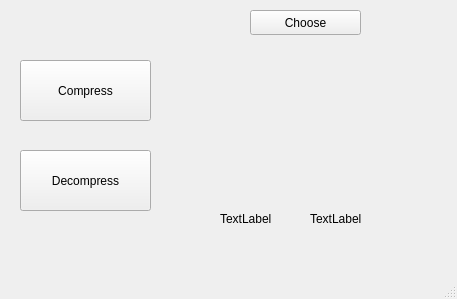
<?xml version="1.0" encoding="UTF-8"?>
<ui version="4.0">
 <class>MainWindow</class>
 <widget class="QMainWindow" name="MainWindow">
  <property name="geometry">
   <rect>
    <x>0</x>
    <y>0</y>
    <width>457</width>
    <height>299</height>
   </rect>
  </property>
  <property name="windowTitle">
   <string>MainWindow</string>
  </property>
  <widget class="QWidget" name="centralwidget">
   <widget class="QPushButton" name="pushButton_2">
    <property name="geometry">
     <rect>
      <x>20</x>
      <y>60</y>
      <width>131</width>
      <height>61</height>
     </rect>
    </property>
    <property name="text">
     <string>Compress</string>
    </property>
   </widget>
   <widget class="QPushButton" name="pushButton_3">
    <property name="geometry">
     <rect>
      <x>20</x>
      <y>150</y>
      <width>131</width>
      <height>61</height>
     </rect>
    </property>
    <property name="text">
     <string>Decompress</string>
    </property>
   </widget>
   <widget class="QLabel" name="label_2">
    <property name="geometry">
     <rect>
      <x>310</x>
      <y>210</y>
      <width>71</width>
      <height>17</height>
     </rect>
    </property>
    <property name="text">
     <string>TextLabel</string>
    </property>
   </widget>
   <widget class="QLabel" name="label">
    <property name="geometry">
     <rect>
      <x>170</x>
      <y>50</y>
      <width>271</width>
      <height>141</height>
     </rect>
    </property>
    <property name="text">
     <string/>
    </property>
    <property name="scaledContents">
     <bool>true</bool>
    </property>
   </widget>
   <widget class="QPushButton" name="pushButton">
    <property name="geometry">
     <rect>
      <x>250</x>
      <y>10</y>
      <width>111</width>
      <height>25</height>
     </rect>
    </property>
    <property name="text">
     <string>Choose</string>
    </property>
   </widget>
   <widget class="QLabel" name="label_3">
    <property name="geometry">
     <rect>
      <x>220</x>
      <y>210</y>
      <width>67</width>
      <height>17</height>
     </rect>
    </property>
    <property name="text">
     <string>TextLabel</string>
    </property>
   </widget>
  </widget>
  <widget class="QMenuBar" name="menubar">
   <property name="geometry">
    <rect>
     <x>0</x>
     <y>0</y>
     <width>457</width>
     <height>22</height>
    </rect>
   </property>
  </widget>
  <widget class="QStatusBar" name="statusbar"/>
 </widget>
 <resources/>
 <connections/>
</ui>
